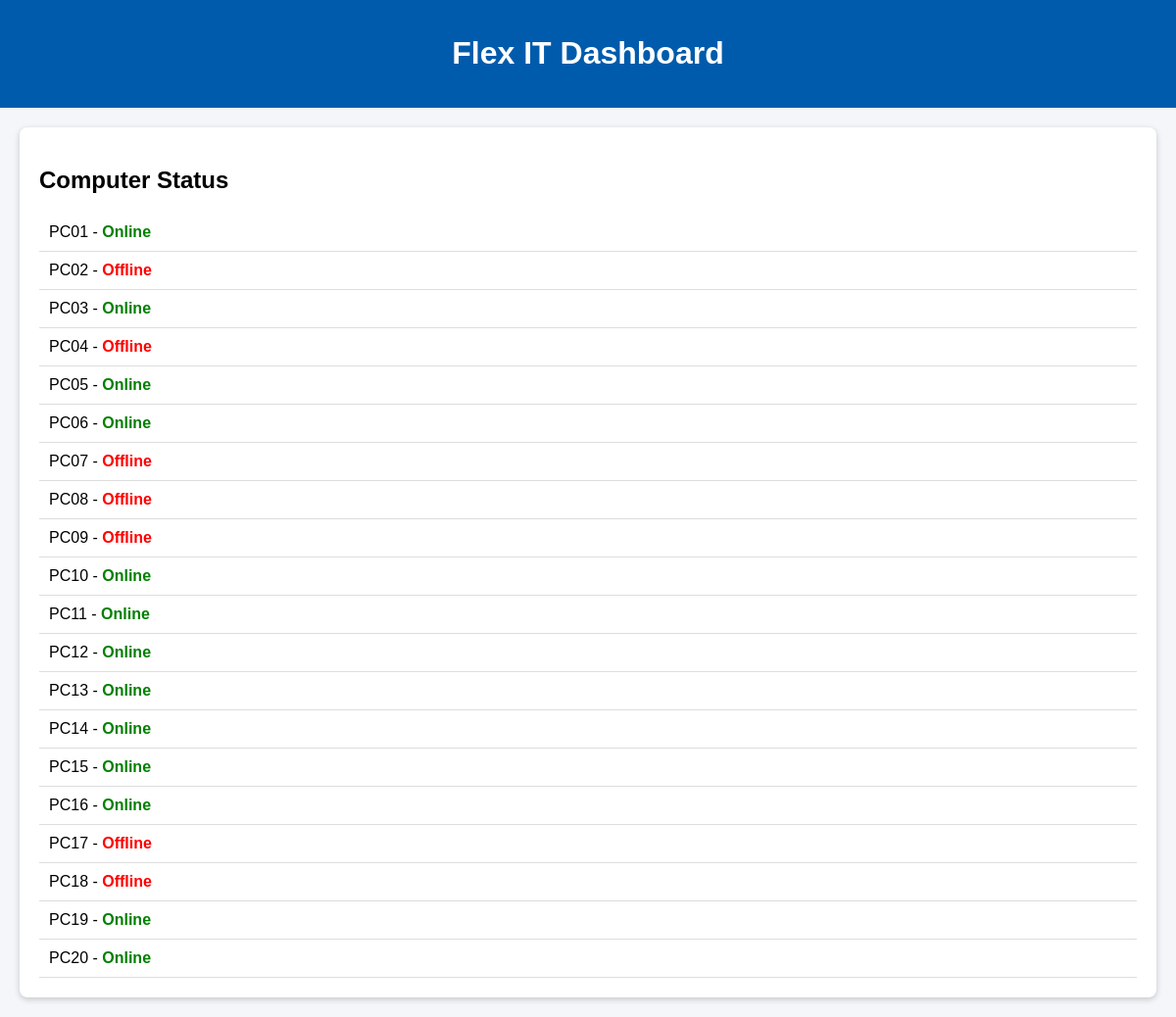
The page / on the database its author committed.
### hello/models.py (models this page shows, shortened)
class Computer(models.Model):
    name = models.CharField(max_length=50)
    status = models.CharField(max_length=20)

### hello/views.py (the view)
# urls.py: path("", views.index),
def index(request):
    computers = Computer.objects.all()
    return render(request, "hello/index.html", {
        "computers": computers
    })

### hello/templates/hello/index.html (shortened to what this page needs)
<!DOCTYPE html>
<html>
<head>
</head>
<body>
    <div class="header">
        <h1>Flex IT Dashboard</h1>
    </div>
    <div class="container">
        <div class="card">
            <h2>Computer Status</h2>
            {% for pc in computers %}
                <div class="pc">
                    {{ pc.name }} -
                    {% if pc.status == "Online" %}
                        <span class="online">Online </span>
                    {% else %}
                        <span class="offline">Offline</span>
                    {% endif %}
                </div>
            {% endfor %}
        </div>
    </div>
</body>
</html>

### hello/templates/hello/index.html (style rules this page uses)
body { font-family: Arial; background-color: #f4f6f9; margin: 0; }
.header { background-color: #005BAC; color: white; padding: 15px; text-align: center; }
.container { padding: 20px; }
.card { background-color: white; padding: 20px; border-radius: 8px; box-shadow: 0px 2px 6px rgba(0,0,0,0.2); }
.pc { padding: 10px; border-bottom: 1px solid #ddd; }
.online { color: green; font-weight: bold; }
.offline { color: red; font-weight: bold; }

### rows shown on the page
Computer: name "PC01", status "Online"
Computer: name "PC02", status "Offline"
Computer: name "PC03", status "Online"
Computer: name "PC04", status "Offline"
Computer: name "PC05", status "Online"
Computer: name "PC06", status "Online"
Computer: name "PC07", status "Offline"
Computer: name "PC08", status "Offline"
Computer: name "PC09", status "Offline"
Computer: name "PC10", status "Online"
Computer: name "PC11", status "Online"
Computer: name "PC12", status "Online"
Computer: name "PC13", status "Online"
Computer: name "PC14", status "Online"
Computer: name "PC15", status "Online"
Computer: name "PC16", status "Online"
Computer: name "PC17", status "Offline"
Computer: name "PC18", status "Offline"
Computer: name "PC19", status "Online"
Computer: name "PC20", status "Online"
